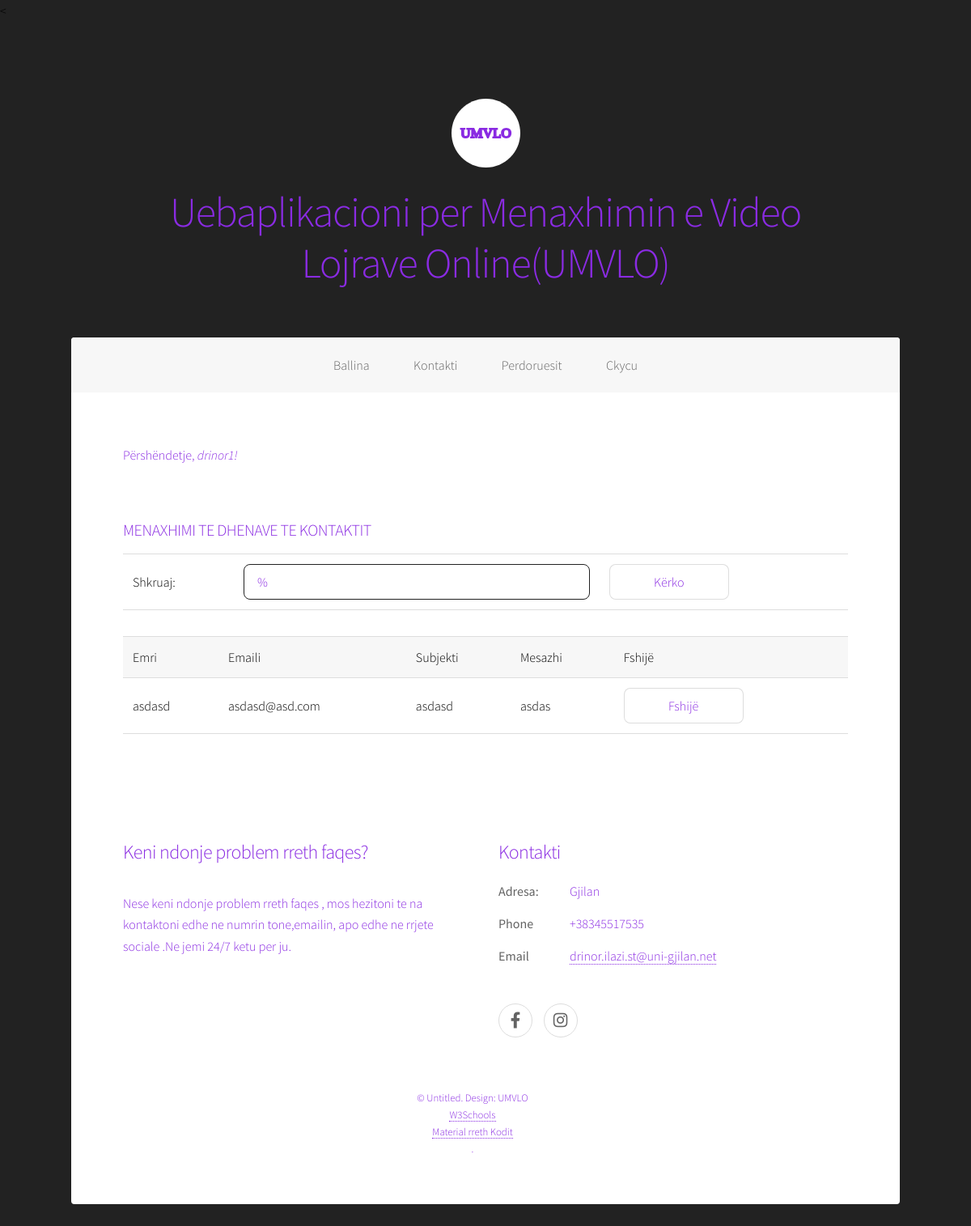
The page /ModuliAdministratorit/kontakti.php?term=asdasd (signed in) on the database its author committed.
### tables this page shows
CREATE TABLE `umvlo_tedhenat` (
  `ID_Dhenat` int(11) NOT NULL,
  `Titulli` varchar(222) NOT NULL,
  `Pershkrimi` varchar(1000) NOT NULL,
  `Dosja` mediumblob NOT NULL,
  `PamjaFaqes` varchar(255) NOT NULL
);

CREATE TABLE `umvlo_perdoruesi` (
  `pid` int(11) NOT NULL,
  `perdoruesi` varchar(111) NOT NULL,
  `password` varchar(222) NOT NULL,
  `email` varchar(222) NOT NULL
);

CREATE TABLE `umvlo_kontakti` (
  `ID_Kontakti` int(11) NOT NULL,
  `Emri` varchar(222) NOT NULL,
  `Emaili` varchar(222) NOT NULL,
  `Subjekti` varchar(222) NOT NULL,
  `Mesazhi` varchar(1000) NOT NULL
);

### ModuliAdministratorit/kontrolla.php (called while the page is built, shortened)
<?php
include('konfigurimi.php');
$user_check=$_SESSION['perdoruesi'];
$ses_sql = mysqli_query($conn,"SELECT perdoruesi FROM umvlo_perdoruesi WHERE perdoruesi='$user_check' ");
$row=mysqli_fetch_array($ses_sql,MYSQLI_ASSOC);
$login_user=$row['perdoruesi'];
?>

### ModuliAdministratorit/kontakti.php (the view, shortened to what this page needs)
<?php
	include("kontrolla.php");
?>
<?php
include_once("konfigurimi.php");
?>
<<!DOCTYPE HTML>
<html>
	<head>
		<link rel="stylesheet" href="assets/css/main.css" />
	</head>
	<body class="is-preload">
			<div id="wrapper">
						<header id="header" class="alt">
						<?php include_once("koka.php"); ?>
                     </header>
					 <nav id="nav">
					<?php include_once("meny.php"); ?>
                  </nav>
        <div id="main">
			<section id="intro" class="main">
								<div class="spotlight">
											<p style="text-align:right;">Përshëndetje, <em><?php  echo $login_user;?>!</em></p>
    </div>
	<div class="table-wrapper">
	<form action="" method="post">
	<table>
	<tr>
	<h3>MENAXHIMI TE DHENAVE TE KONTAKTIT</h3>
	</tr>
	<tr>
	<td>
	Shkruaj:
	</td>
	<td>
	<input type="text" name="term" placeholder="Subjektin ose Email-in" value="%"/>
</td>
<td> <input type="submit" value="Kërko" /></td>
</tr>
</table>
</div>
	<div class="table-wrapper">
<table width='80%' border=0>
	<div class="table-wrapper">
	<tr bgcolor='#CCCCCC'>
		<td>Emri</td>
		<td>Emaili</td>
		<td>Subjekti</td>
		<td>Mesazhi</td>
		<td>Fshijë</td>
	</tr>
<?php
if (!empty($_REQUEST['term'])) {
$term = mysqli_real_escape_string
($conn,$_REQUEST['term']);
$sql = mysqli_query($conn,
"SELECT * FROM umvlo_kontakti
WHERE Emri LIKE '%".$term."%'
OR  Emaili LIKE '%".$term."%'");
while($row = mysqli_fetch_array($sql)) {
		echo "<tr>";
		echo "<td>".$row['Emri']."</td>";
		echo "<td>".$row['Emaili']."</td>";
		echo "<td>".$row['Subjekti']."</td>";
		echo "<td>".$row['Mesazhi']."</td>";
		echo "<td><a href=\"fshije_kontakt.php?ID_Kontakti=$row[ID_Kontakti]\" onClick=\"return confirm('A jeni te sigurt se deshironi te fshini perdoruesin?')\" class='button'
		>Fshijë</a>
		</td></tr>";
	}
}
?>
</div>
	</table>
						</div>
			</section>
						<?php include_once("kemba.php"); ?>
			</div>
			</div>
	</body>
</html>

### ModuliAdministratorit/koka.php (shortened to what this page needs)
		<?php
          $result = mysqli_query($conn, "SELECT * FROM umvlo_tedhenat WHERE PamjaFaqes='KokaAdm'");
          while ($row = mysqli_fetch_assoc($result)) {
            extract($row);
          ?>
	<?php echo $Titulli ?>
	<h1><?php echo $Pershkrimi ?></h1>
<?php } ?>

### ModuliAdministratorit/meny.php (shortened to what this page needs)
		<?php
         $result = mysqli_query($conn, "SELECT * FROM umvlo_tedhenat WHERE PamjaFaqes='MenyAdm'");
         while ($row = mysqli_fetch_assoc($result)) {
           extract($row);
  	 echo $Pershkrimi;
}
         ?>

### ModuliAdministratorit/kemba.php (shortened to what this page needs)
<footer id="footer">
					<?php
            $result = mysqli_query($conn, "SELECT * FROM umvlo_tedhenat WHERE PamjaFaqes='Kemba_Pyt'");
            while ($row = mysqli_fetch_assoc($result)) {
              extract($row);
            ?>
						<section>
							<h2><?php echo $Titulli ?></h2>
							<p><?php echo $Pershkrimi; ?></p>
						</section>
			<?php } ?>
									<?php
            $result = mysqli_query($conn, "SELECT * FROM umvlo_tedhenat WHERE PamjaFaqes='Kemba_Linqe'");
            while ($row = mysqli_fetch_assoc($result)) {
              extract($row);
            ?>
						<section>
							<h2><?php echo $Titulli ?></h2>
							<?php echo $Pershkrimi; ?>
						</section>
			<?php } ?>
			<?php
            $result = mysqli_query($conn, "SELECT * FROM umvlo_tedhenat WHERE PamjaFaqes='Kemba_Drejtat'");
            while ($row = mysqli_fetch_assoc($result)) {
              extract($row);
            ?>
							<?php echo $Pershkrimi; ?>
			<?php } ?>
			</footer>

### rows shown on the page
umvlo_tedhenat: Titulli (picture), Pershkrimi "Uebaplikacioni per Menaxhimin e Video Lojrave Online(UMVLO)"
umvlo_tedhenat: Pershkrimi "Ballina Kontakti Perdoruesit Ckycu"
umvlo_perdoruesi: perdoruesi "drinor1"
umvlo_kontakti: Emri "asdasd", Emaili "asdasd@asd.com", Subjekti "asdasd", Mesazhi "asdas"
umvlo_tedhenat: Titulli "Keni ndonje problem rreth faqes?", Pershkrimi "Nese keni ndonje problem rreth faqes , mos hezitoni te na kontaktoni edhe ne numrin tone,emailin, apo edhe ne rrjete sociale .Ne jemi 24/7 ketu per ju."
umvlo_tedhenat: Titulli "Kontakti", Pershkrimi "Adresa: Gjilan Phone +38345517535 Email drinor.ilazi.st@uni-gjilan.net"
umvlo_tedhenat: Pershkrimi "© Untitled. Design: UMVLO W3Schools Material rreth Kodit ."
